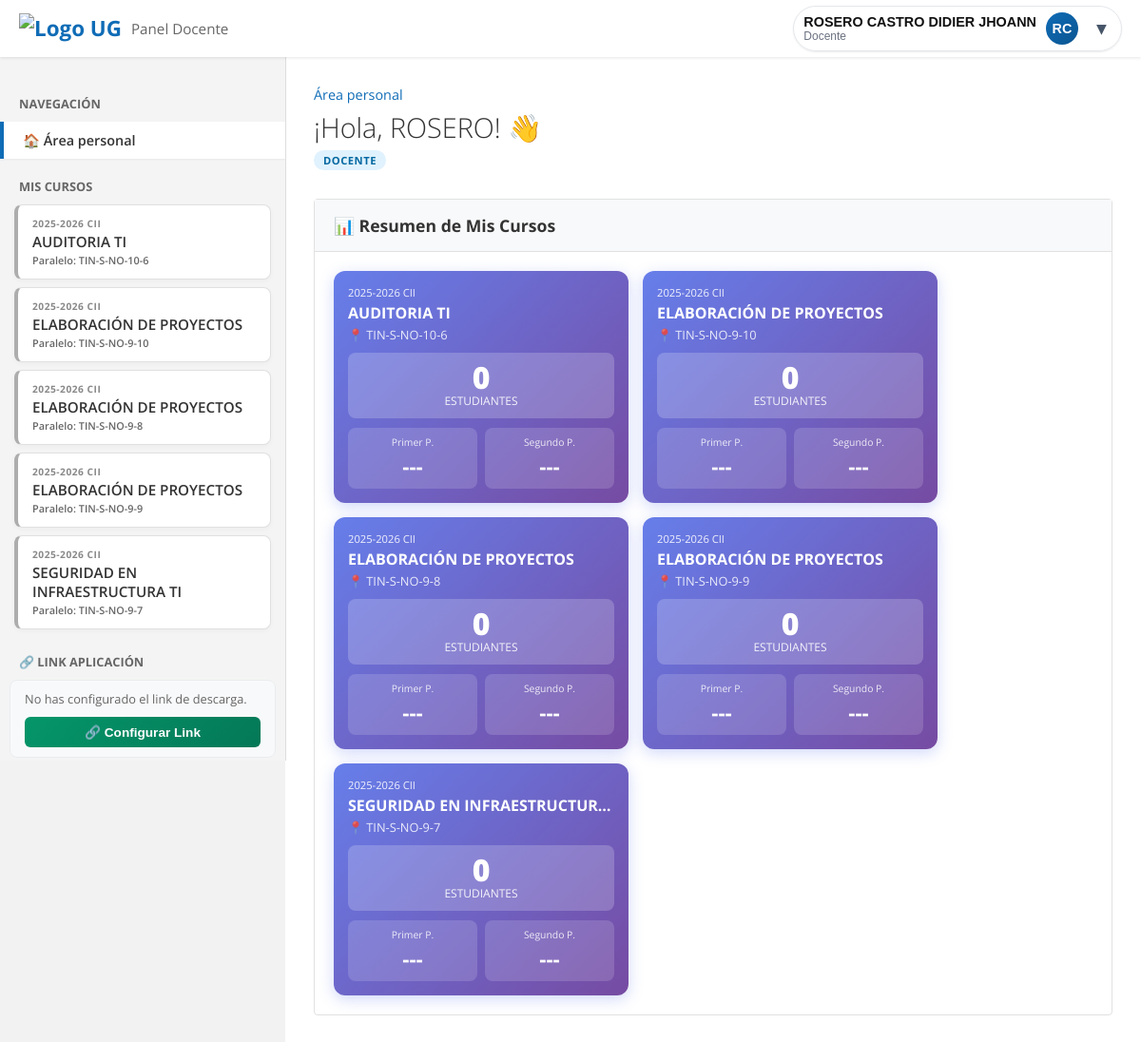
The page /docente.php (signed in) on the database its author committed.
### tables this page shows
CREATE TABLE `cursos_oferta` (
  `id` int(11) NOT NULL,
  `ciclo_id` int(11) NOT NULL,
  `paralelo_id` int(11) NOT NULL,
  `archivo_importacion_id` int(11) DEFAULT NULL
);

CREATE TABLE `ciclos` (
  `id` int(11) NOT NULL,
  `nombre` varchar(100) NOT NULL,
  `fecha_inicio` date DEFAULT NULL,
  `fecha_fin` date DEFAULT NULL,
  `activo` tinyint(1) DEFAULT 1
);

CREATE TABLE `materias` (
  `id` int(11) NOT NULL,
  `semestre_id` int(11) NOT NULL,
  `codigo` varchar(50) DEFAULT NULL,
  `nombre` varchar(150) NOT NULL
);

CREATE TABLE `paralelos` (
  `id` int(11) NOT NULL,
  `materia_id` int(11) NOT NULL,
  `nombre` varchar(50) NOT NULL
);

### docente_core.php (called while the page is built, shortened)
<?php
$rol_sesion     = $_SESSION["usuario"]["rol"] ?? '';
$usuario_id     = (int)$_SESSION["usuario"]["id"];
$usuario_nombre = htmlspecialchars($_SESSION["usuario"]["nombres"]);
$es_director_carrera = ($rol_sesion === 'director_carrera');
$es_director_area    = ($rol_sesion === 'director_area');
$nombre_partes = explode(' ', $usuario_nombre);
$primer_nombre = $nombre_partes[0];
$iniciales     = strtoupper(substr($nombre_partes[0], 0, 1));
if (isset($nombre_partes[1])) $iniciales .= strtoupper(substr($nombre_partes[1], 0, 1));
$rol_display = 'Docente';
?>

### docente_queries.php (called while the page is built, shortened)
<?php
$mis_cursos = [];
$estadisticas_cursos   = [];
if ($es_docente) {
    $res = $conn->query("SELECT co.id AS id_oferta, m.nombre AS materia, p.nombre AS paralelo, ci.nombre AS ciclo FROM usuario_cursos uc JOIN cursos_oferta co ON uc.curso_id = co.id JOIN paralelos p ON co.paralelo_id = p.id JOIN materias m ON p.materia_id = m.id JOIN ciclos ci ON co.ciclo_id = ci.id WHERE uc.usuario_id=$usuario_id ORDER BY ci.nombre DESC, m.nombre ASC, p.nombre ASC, co.id ASC");
    if($res) $mis_cursos = $res->fetch_all(MYSQLI_ASSOC);
    if(!empty($mis_cursos)){
        foreach ($mis_cursos as $curso) {
            $cid = $curso['id_oferta'];
            $tot = $conn->query("SELECT COUNT(*) as t FROM usuario_cursos uc JOIN usuarios u ON uc.usuario_id=u.id WHERE uc.curso_id=$cid AND u.rol NOT IN ('administrador','docente','director_carrera','director_area')")->fetch_assoc()['t'];
            $p1 = $conn->query("SELECT AVG(re.puntaje_total) as p FROM resultados_examen re JOIN examenes e ON re.examen_id=e.id WHERE e.curso_id=$cid AND (e.parcial='primer_parcial' OR e.parcial IS NULL) AND re.puntaje_total!=-1")->fetch_assoc()['p'];
            $p2 = $conn->query("SELECT AVG(re.puntaje_total) as p FROM resultados_examen re JOIN examenes e ON re.examen_id=e.id WHERE e.curso_id=$cid AND e.parcial='segundo_parcial' AND re.puntaje_total!=-1")->fetch_assoc()['p'];
            $estadisticas_cursos[$cid] = ['total_estudiantes' => $tot, 'promedio_p1' => $p1 ? round($p1,2) : null, 'promedio_p2' => $p2 ? round($p2,2) : null];
        }
    }
}
?>

### docente.php (the view, shortened to what this page needs)
<?php
require_once 'docente_core.php';
require_once 'docente_queries.php';
$aplicacion_actual = null;
?>
<!DOCTYPE html>
<html lang="es">
<head>
</head>
<body>
<nav class="navbar">
    <a href="#" class="navbar-brand" style="display:flex; align-items:center; gap:10px;">
        <img src="https://upload.wikimedia.org/wikipedia/commons/6/6d/LogoUGcolor.png" alt="Logo UG" style="height:32px; width:auto; display:block;">
        <span style="font-weight:400; font-size:0.95rem; color:#666;">Panel Docente</span>
    </a>
    <div class="navbar-right">
        <div class="user-menu-container">
            <button class="user-menu-btn" onclick="toggleUserMenu(event)">
                <div class="user-name-group">
                    <span class="user-name"><?= $usuario_nombre ?></span>
                    <span class="user-role"><?= $rol_display ?></span>
                </div>
                <div class="user-avatar"><?= $iniciales ?></div>
                <span class="user-caret">▾</span>
            </button>
        </div>
    </div>
</nav>
<div class="main-wrapper">
    <div class="sidebar">
        <div class="sidebar-scrollable">
            <div class="nav-title">Navegación</div>
            <a href="javascript:void(0)" onclick="irAreaPersonal()" class="nav-link active" id="link-area-personal">🏠 Área personal</a>
            <div class="nav-title">Mis Cursos</div>
            <?php if(empty($mis_cursos)): ?>
                <div style="padding:0 20px; color:#888; font-size:0.8rem;">Sin cursos.</div>
            <?php else: foreach($mis_cursos as $c): ?>
                <?php $titulo_completo = htmlspecialchars($c['ciclo']) . " - " . htmlspecialchars($c['materia']) . " (" . htmlspecialchars($c['paralelo']) . ")"; ?>
                <a href="#" class="nav-link link-curso" data-id="<?= $c['id_oferta'] ?>" onclick="verCurso(event, <?= $c['id_oferta'] ?>, '<?= $titulo_completo ?>')">
                    <div style="display:flex; flex-direction:column; align-items:flex-start; width:100%;">
                        <small style="font-size:0.75em; font-weight:700; color:#888; text-transform:uppercase; letter-spacing:0.5px;">
                            <?= htmlspecialchars($c['ciclo']) ?>
                        </small>
                        <span style="font-size:0.95rem; font-weight:600; color:#333; margin:2px 0;">
                            <?= htmlspecialchars($c['materia']) ?>
                        </span>
                        <small style="font-size:0.8em; color:#666;">
                            Paralelo: <?= htmlspecialchars($c['paralelo']) ?>
                        </small>
                    </div>
                </a>
            <?php endforeach; endif; ?>
            <div class="nav-title" style="margin-top:25px;">🔗 Link Aplicación</div>
            <div style="padding: 10px 15px; background: #f8f9fa; margin: 0 10px 15px; border-radius: 8px; border: 1px solid #e9ecef;">
                <?php if($aplicacion_actual && !empty($aplicacion_actual['link_drive'])): ?>
                    <div style="margin-bottom:10px;">
                        <span style="font-size:0.85rem; font-weight:600; color:#059669;">✅ Link Configurado</span>
                        <div style="font-size:0.75rem; color:#666; margin-top:3px;">
                            Versión: <?= htmlspecialchars($aplicacion_actual['version']) ?>
                            <br>
                            <a href="<?= htmlspecialchars($aplicacion_actual['link_drive']) ?>" target="_blank" style="color:#0f6cb6; text-decoration:none;">🔗 Probar link</a>
                        </div>
                    </div>
                    <form method="POST" style="margin-bottom:8px;">
                        <input type="hidden" name="app_id" value="<?= $aplicacion_actual['id'] ?>">
                        <button type="submit" name="eliminar_aplicacion" onclick="return confirm('¿Eliminar el enlace actual?')" style="width:100%; padding:6px; font-size:0.8rem; background:#ef4444; color:white; border:none; border-radius:4px; cursor:pointer;">🗑️ Eliminar Link</button>
                    </form>
                <?php else: ?>
                    <div style="font-size:0.8rem; color:#666; margin-bottom:10px;">No has configurado el link de descarga.</div>
                <?php endif; ?>
                <button type="button" onclick="document.getElementById('modalSubirApp').style.display='flex'" style="width:100%; padding:8px; font-size:0.85rem; font-weight:600; background:linear-gradient(135deg, #059669 0%, #047857 100%); color:white; border:none; border-radius:6px; cursor:pointer;">
                    🔗 Configurar Link
                </button>
            </div>
        </div>
    </div>
    <div class="page-content" id="main-container">
        <div id="default-view">
            <div class="welcome-banner">
                <div style="color:var(--primary); font-size:0.9rem; margin-bottom:5px;">Área personal</div>
                <h1>¡Hola, <?= $primer_nombre ?>! 👋</h1>
                <p style="color:#666; margin-top:5px;">
                    <span class="rol-badge <?= $es_director_carrera ? 'rol-director-carrera' : ($es_director_area ? 'rol-director-area' : 'rol-docente') ?>"><?= $rol_display ?></span>
                </p>
            </div>
            <div class="course-section">
                <div class="course-section-header"><h3>📊 Resumen de Mis Cursos</h3></div>
                <div class="course-section-body">
                    <?php if(empty($mis_cursos)): ?>
                        <p style="color:#888; text-align:center;">No tienes cursos asignados.</p>
                    <?php else: ?>
                        <div style="display: flex; flex-wrap: wrap; gap: 15px;">
                            <?php foreach($mis_cursos as $curso):
                                $cid = $curso['id_oferta'];
                                $stats = $estadisticas_cursos[$cid] ?? ['total_estudiantes' => 0, 'promedio_p1' => null, 'promedio_p2' => null];
                            ?>
                            <div style="background: linear-gradient(135deg, #667eea 0%, #764ba2 100%); border-radius: 12px; padding: 15px; color: white; box-shadow: 0 4px 15px rgba(102, 126, 234, 0.3); cursor: pointer; transition: transform 0.2s; width: 280px; flex-shrink: 0;" onclick="verCurso(null, <?= $cid ?>, '<?= htmlspecialchars($curso['materia']) ?>')" onmouseover="this.style.transform='translateY(-3px)';" onmouseout="this.style.transform='translateY(0)';">
                                <div style="margin-bottom: 10px;">
                                    <div style="font-size: 0.7rem; opacity: 0.9;"><?= htmlspecialchars($curso['ciclo']) ?></div>
                                    <h3 style="margin: 3px 0; font-size: 1rem; font-weight: 700; white-space: nowrap; overflow: hidden; text-overflow: ellipsis;"><?= htmlspecialchars($curso['materia']) ?></h3>
                                    <div style="font-size: 0.8rem; opacity: 0.85;">📍 <?= htmlspecialchars($curso['paralelo']) ?></div>
                                </div>
                                <div style="background: rgba(255,255,255,0.2); border-radius: 8px; padding: 10px; text-align: center; margin-bottom: 10px;">
                                    <div style="font-size: 2rem; font-weight: 800; line-height: 1;"><?= $stats['total_estudiantes'] ?></div>
                                    <div style="font-size: 0.75rem; opacity: 0.9;">ESTUDIANTES</div>
                                </div>
                                <div style="display: flex; gap: 8px;">
                                    <div style="flex:1; background: rgba(255,255,255,0.15); border-radius: 8px; padding: 8px; text-align: center;">
                                        <div style="font-size: 0.65rem; opacity: 0.85; margin-bottom: 3px;">Primer P.</div>
                                        <div style="font-size: 1.4rem; font-weight: 700;"><?= $stats['promedio_p1'] !== null ? number_format($stats['promedio_p1'], 2) : '---' ?></div>
                                    </div>
                                    <div style="flex:1; background: rgba(255,255,255,0.15); border-radius: 8px; padding: 8px; text-align: center;">
                                        <div style="font-size: 0.65rem; opacity: 0.85; margin-bottom: 3px;">Segundo P.</div>
                                        <div style="font-size: 1.4rem; font-weight: 700;"><?= $stats['promedio_p2'] !== null ? number_format($stats['promedio_p2'], 2) : '---' ?></div>
                                    </div>
                                </div>
                            </div>
                            <?php endforeach; ?>
                        </div>
                    <?php endif; ?>
                </div>
            </div>
        </div>
    </div>
</div>
</body>
</html>

### docente.php (style rules this page uses)
:root { --primary: #0f6cb6; --bg-body: #f2f2f2; --text-color: #373a3c; }
body { font-family: 'Open Sans', sans-serif; background-color: var(--bg-body); color: var(--text-color); margin: 0; padding: 0; font-size: 0.9rem; }
.navbar { background-color: #fff; height: 60px; display: flex; justify-content: space-between; align-items: center; padding: 0 20px; box-shadow: 0 1px 3px rgba(0,0,0,0.1); position: fixed; top: 0; width: 100%; z-index: 1000; box-sizing: border-box; }
.navbar-brand { font-weight: 700; color: var(--primary); font-size: 1.4rem; text-decoration: none; }
.navbar-right { display: flex; align-items: center; gap: 12px; }
.user-menu-container { position: relative; }
.user-menu-btn { display:flex; align-items:center; gap:10px; background: transparent; border:1px solid #e5e7eb; border-radius: 999px; padding:6px 10px; cursor:pointer; box-shadow: 0 1px 2px rgba(0,0,0,0.08); }
.user-avatar { width:34px; height:34px; border-radius:50%; background:linear-gradient(135deg, #0f6cb6 0%, #0b5591 100%); color:white; display:flex; align-items:center; justify-content:center; font-weight:700; font-size:0.9rem; }
.user-name-group { display:flex; flex-direction:column; align-items:flex-start; }
.user-name-group .user-name { font-weight:600; color:#111; font-size:0.9rem; line-height:1.2; }
.user-name-group .user-role { font-size:0.75rem; color:#6b7280; line-height:1.1; }
.user-caret { font-size:1.35rem; width:21px; height:21px; color:#475569; margin-left:4px; line-height:1; display:inline-flex; align-items:center; justify-content:center; }
.main-wrapper { display: flex; margin-top: 60px; min-height: calc(100vh - 60px); }
.sidebar { width: 300px; background-color: #f4f4f4; border-right: 1px solid #ddd; flex-shrink: 0; height: calc(100vh - 60px); position: fixed; display: flex; flex-direction: column; }
.sidebar-scrollable { flex: 1; overflow-y: auto; padding: 20px 0; }
.nav-title { padding: 0 20px; font-size: 0.8rem; font-weight: 700; color: #666; text-transform: uppercase; margin-bottom: 10px; margin-top: 20px; }
.nav-link { display: block; padding: 10px 20px; color: #333; text-decoration: none; border-left: 4px solid transparent; transition: 0.2s; cursor: pointer; }
.nav-link.active { background-color: #fff; border-left-color: var(--primary); font-weight: 600; box-shadow: 0 1px 2px rgba(0,0,0,0.05); }
.sidebar .link-curso { margin: 8px 15px; padding: 12px 15px; border-radius: 8px; background: #ffffff; border: 1px solid #e0e0e0; border-left: 4px solid #adadad; color: #444; font-weight: 600; font-size: 0.85rem; box-shadow: 0 2px 5px rgba(0,0,0,0.03); transition: all 0.2s ease-in-out; display: flex; align-items: center; gap: 10px; text-decoration: none; }
.page-content { flex: 1; padding: 30px; margin-left: 300px; background-color: #fff; min-height: calc(100vh - 60px); }
.welcome-banner { margin-bottom: 30px; }
.welcome-banner h1 { margin: 0; font-weight: 300; color: #333; font-size: 1.8rem; }
.course-section { border: 1px solid #e1e1e1; border-radius: 4px; margin-bottom: 25px; background: #fff; }
.course-section-header { padding: 15px 20px; background: #f8f9fa; border-bottom: 1px solid #e1e1e1; display: flex; justify-content: space-between; align-items: center; cursor: pointer; }
.course-section-header h3 { margin: 0; font-size: 1.1rem; color: #333; display: flex; align-items: center; gap: 10px; }
.course-section-body { padding: 20px; }
.rol-badge { display: inline-block; padding: 3px 10px; border-radius: 12px; font-size: 0.7rem; font-weight: 700; text-transform: uppercase; letter-spacing: 0.5px; }
.rol-docente { background: #e0f2fe; color: #0369a1; }
.user-name { font-weight: 600; font-size: 0.9rem; color: #333; }
.user-role { font-size: 0.7rem; color: #666; }

### rows shown on the page
cursos_oferta: ciclo.nombre "2025-2026 CII", materias.nombre "AUDITORIA TI", paralelo.nombre "TIN-S-NO-10-6", id "0"
cursos_oferta: ciclo.nombre "2025-2026 CII", materias.nombre "ELABORACIÓN DE PROYECTOS", paralelo.nombre "TIN-S-NO-9-10", id "0"
cursos_oferta: ciclo.nombre "2025-2026 CII", materias.nombre "ELABORACIÓN DE PROYECTOS", paralelo.nombre "TIN-S-NO-9-8", id "0"
cursos_oferta: ciclo.nombre "2025-2026 CII", materias.nombre "ELABORACIÓN DE PROYECTOS", paralelo.nombre "TIN-S-NO-9-9", id "0"
cursos_oferta: ciclo.nombre "2025-2026 CII", materias.nombre "SEGURIDAD EN INFRAESTRUCTURA TI", paralelo.nombre "TIN-S-NO-9-7", materias.nombre "SEGURIDAD EN INFRAESTRUCTUR…", id "0"

### other values the page prints
$usuario_nombre "ROSERO CASTRO DIDIER JHOANN"
$rol_display "Docente"
$iniciales "RC"
$primer_nombre "ROSERO"
$rol_display "DOCENTE"
